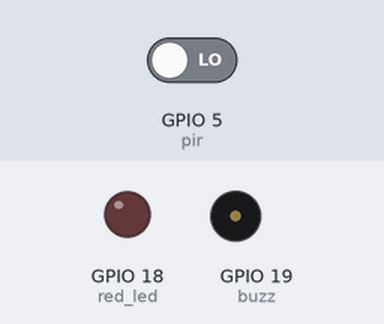
The sketch below on a simulated ESP32. Shown: output pins drawn as LEDs (lit = HIGH), buzzer (waves = sounding, pin HIGH). The inputs (shaded band) are chosen by the test bench; at power-on: GPIO 5 (pir) LOW.

Above: at 1.2 s.
1.3 s: GPIO 5 (pir) driven HIGH
At 2.5 s:
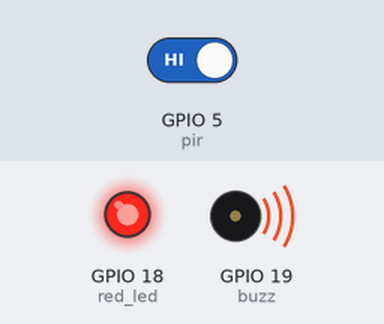
2.8 s: GPIO 5 (pir) driven LOW
At 3.8 s:
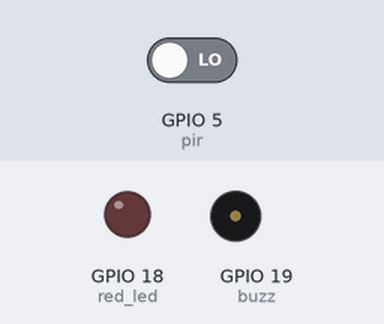
Timing chart, 0 to 5.8 s (numbered marks = the images above; inputs shaded):
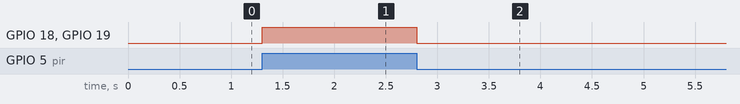

The sketch:

project_17_2.ino
```cpp
/*
  keyestudio ESP32 Inventor Learning Kit
  Project 17.2 Invasion Alarm
  http://www.keyestudio.com
*/
int pir = 5;		//Set PIR sensor pin to IO5
int red_led = 18;	//Set red LED to pin IO18
int buzz = 19;		//Set buzzer to pin IO19

void setup() {
  // put your setup code here, to run once:
  pinMode(pir,INPUT);		//Set PIR pin to input mode
  pinMode(red_led,OUTPUT);	//Set LED pin to output mode
  pinMode(buzz,OUTPUT);		//Set buzzer pin to output mode
}

void loop() {
  // put your main code here, to run repeatedly:
  int pir_val = digitalRead(pir);
  if(pir_val == 1){
    digitalWrite(red_led,HIGH);
    digitalWrite(buzz,HIGH);
  }
  else{
    digitalWrite(red_led,LOW);
    digitalWrite(buzz,LOW);
  }
}
```

Measured:
- after the input at 1.3 s, GPIO 18 (red_led), GPIO 19 (buzz): LOW → HIGH at once
- after the input at 2.8 s, GPIO 18 (red_led), GPIO 19 (buzz): HIGH → LOW at once
